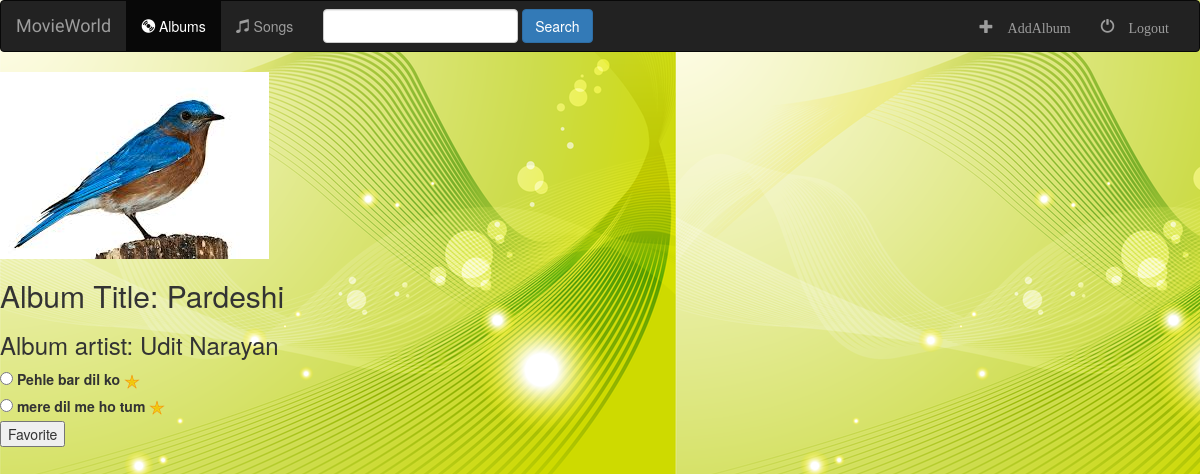
/music/2/, run on the app's committed database.
### music/models.py (models this page shows, shortened)
class Album(models.Model):
    artist = models.CharField(max_length=200)
    album_title = models.CharField(max_length=200)
    genre = models.CharField(max_length=200)
    album_logo = models.CharField(max_length=200)

class Song(models.Model):
    album = models.ForeignKey(Album, on_delete=models.CASCADE)
    song_title = models.CharField(max_length=200)
    file_type = models.CharField(max_length=100)
    is_favorite = models.BooleanField(default=False)

### music/views.py (the view)
# urls.py: path('<int:id>/', views.details, name='detail'),
def details(request, id):
    album = get_object_or_404(Album, pk=id)
    return render(request, 'music/detail.html', {'album': album})

### music/templates/music/detail.html (shortened to what this page needs)
{% extends 'music/base.html' %}
{% load static %}
{% block body %}
    <img src="{% static 'music/images/bird.jpg' %}">
    <h2>Album Title: {{album.album_title}}</h2>
    <h3>Album artist: {{album.artist}}</h3>
    {% if error_msg %}
        <p><strong>{{error_msg}}</strong></p>
    {% else %}
    <form action="{% url 'music:favorite' album.id %}" method="post">
        {% for song in album.song_set.all %}
            <input type="radio" id="song{{ forloop.counter }}" name="song" value="{{song.id}}"/>
            <label for="song{{ forloop.counter }}">
                {{song.song_title}}
                {% if song.is_favorite %}
                    <img src="{% static 'music/images/star.png' %}" alt="my image"/>
                {% endif %}
            </label><br>
        {% endfor %}
        <input type="submit" value="Favorite">
    </form>
    {% endif %}
{% endblock %}

### music/static/music/styles.css (style rules this page uses)
body { background: url('images/background.png') }

### data on the page
Album: album_title "Pardeshi", artist "Udit Narayan"
Song: song_title "Pehle bar dil ko", is_favorite True (drawn)
Song: song_title "mere dil me ho tum", is_favorite True (drawn)
